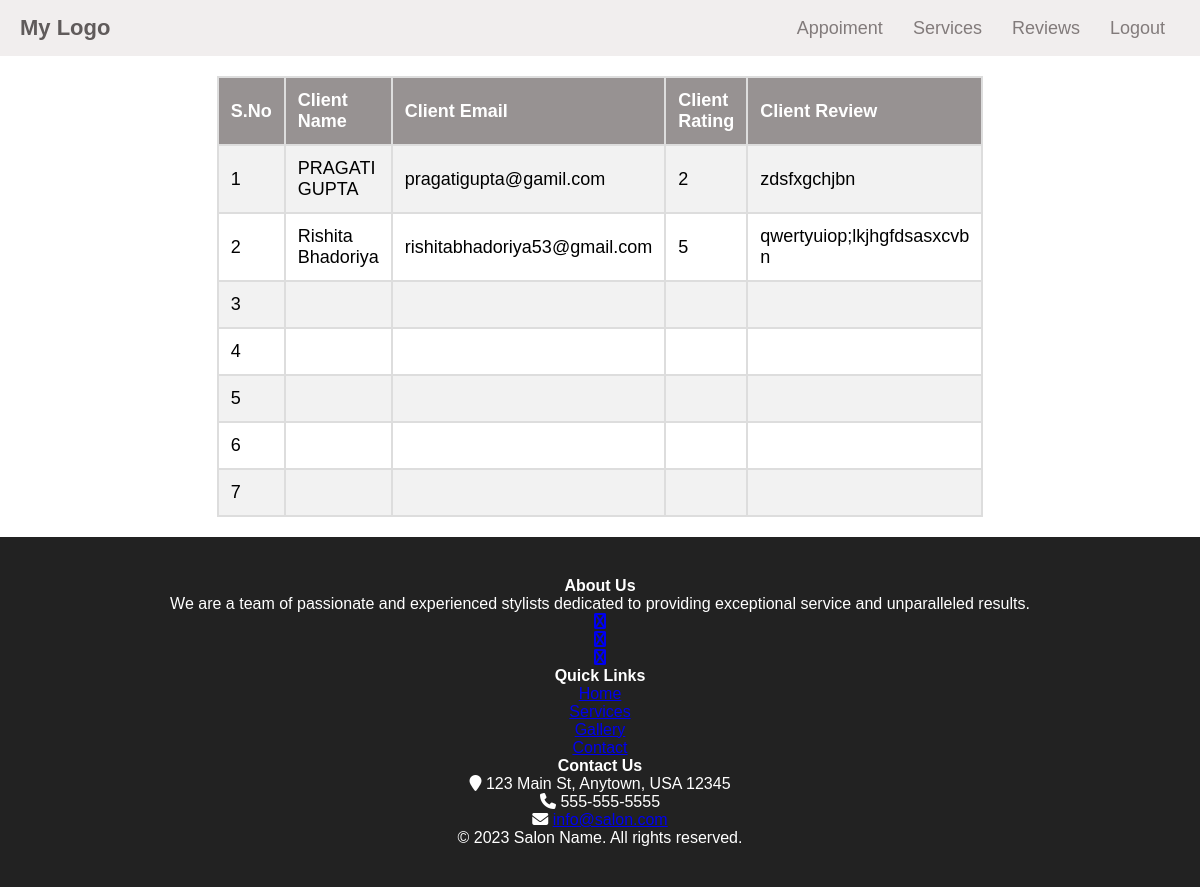
The page /review_data/ on the database as committed earlier.
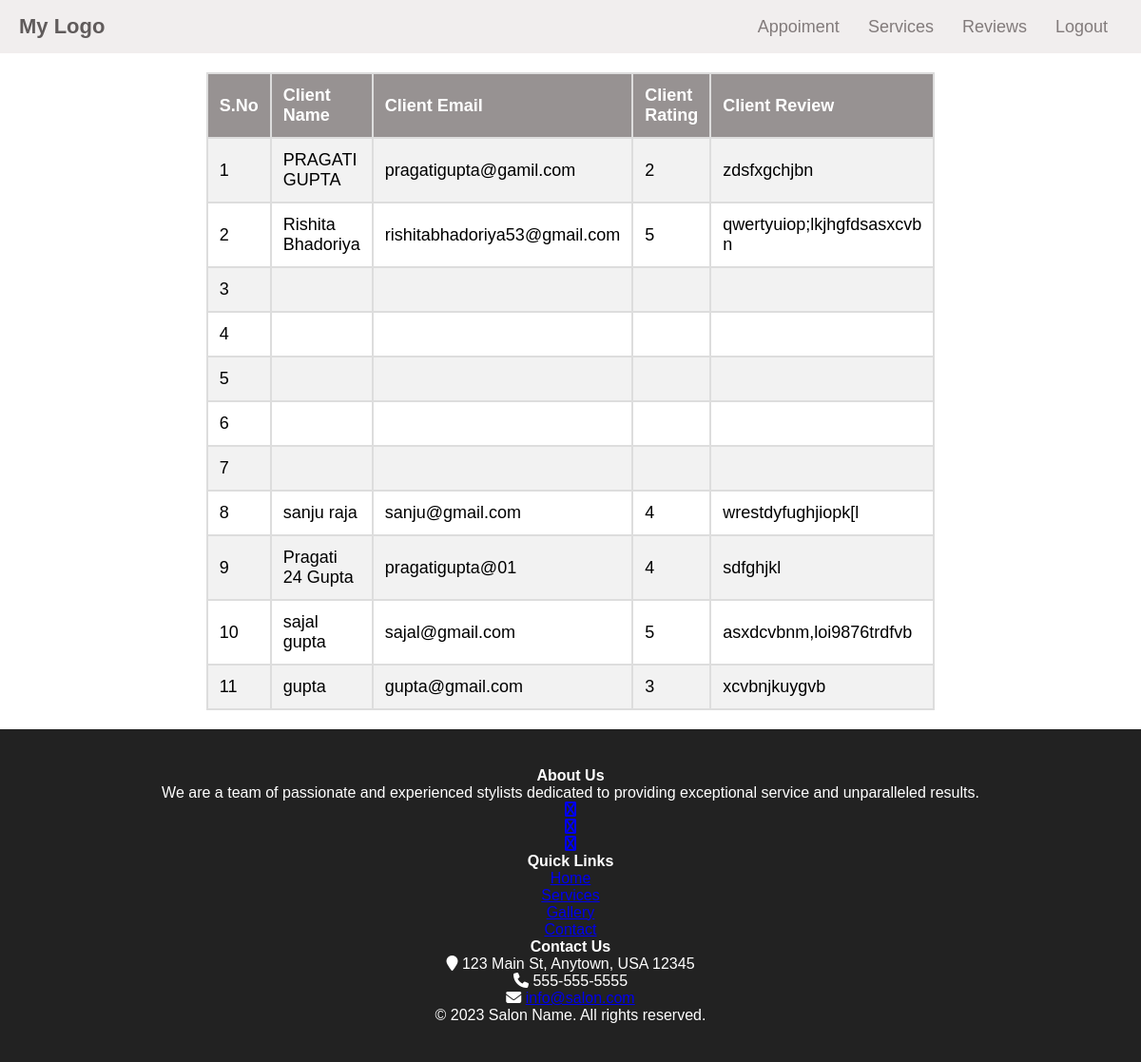
The same page on the database as committed later.
### app/models.py (models this page shows)
class Review(models.Model):
    name = models.CharField(max_length=100)
    email = models.EmailField(max_length=100)
    rating = models.CharField(max_length=100)
    review= models.CharField(max_length=100)

### app/views.py (the view)
# urls.py: path('review_data/', views.review_data, name='review_data'),
def review_data(request):
    rve = Review.objects.all()
    print(rve)
    return render(request,'review_data.html',{'review':rve})

### app/templates/review_data.html (shortened to what this page needs)
{% extends 'base.html' %}
{%load static %}
{% block content %}
{% block css %}   <link rel="stylesheet" type="text/css" href="{% static 'css/clientbase.css' %}" /> {%endblock%}
<center>
<table border='2'>
<tr>
<th>S.No</th>
<th>Client Name</th>
<th>Client Email</th>
<th>Client Rating</th>
<th>Client Review</th>
</tr>
{% for i in review %}
<tr>
 <td>{{forloop.counter}}</td>
<td>{{i.name}}</td>
<td>{{i.email}}</td>
<td>{{i.rating}}</td>
<td>{{i.review}}</td>
</tr>
{% endfor %}
</table>
</center>
{% endblock %}

Rows that differ between the two databases and show on the page:
added Review: name "sanju raja", email "sanju@gmail.com", rating "4", review "wrestdyfughjiopk[l"
added Review: name "Pragati 24 Gupta", email "pragatigupta@01", rating "4", review "sdfghjkl"
added Review: name "sajal gupta", email "sajal@gmail.com", rating "5", review "asxdcvbnm,loi9876trdfvb"
added Review: name "gupta", email "gupta@gmail.com", rating "3", review "xcvbnjkuygvb"
